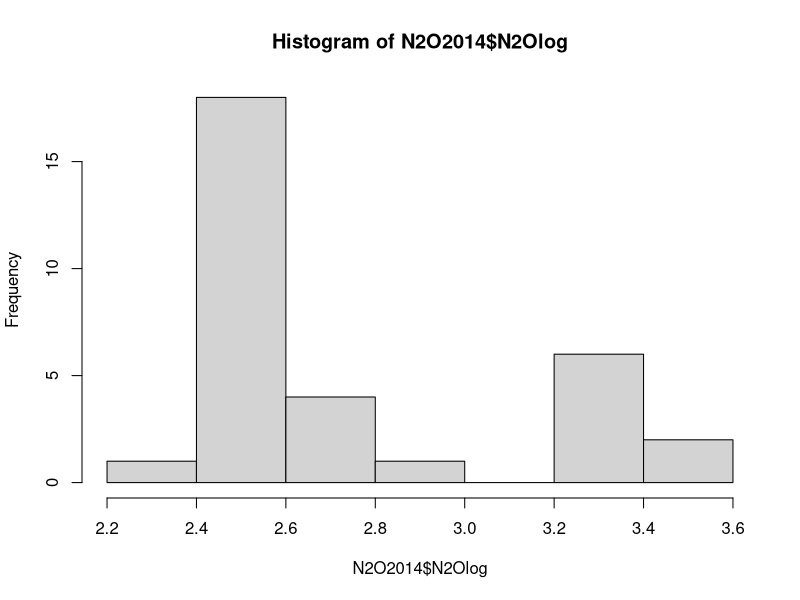

Recreate this plot in R. (Note: this script raises an error after producing the figure.)
## ---- chunk 1
knitr::opts_chunk$set(echo = TRUE)
## ---- chunk 2
setwd("C:/Users/johnny.soares/Desktop/testeR/Rcode")
## ---- chunk 3

N2O2014<-read.csv("./../data/N2O2014.csv")
## ---- chunk 4
hist(x=N2O2014$N2Olog)
## ---- chunk 5
anova<-aov(N2O2014$N2Olog~N2O2014$Fonte)
anova
## ---- chunk 6
summary(anova)
anova
## ---- chunk 7
plot(N2O2014$Fonte, N2O2014$N2Olog)
## ---- chunk 8
shapiro.test(resid(anova))
## ---- chunk 9
TukeyHSD(anova)
## ---- chunk 10
hist(x=resid(anova))
